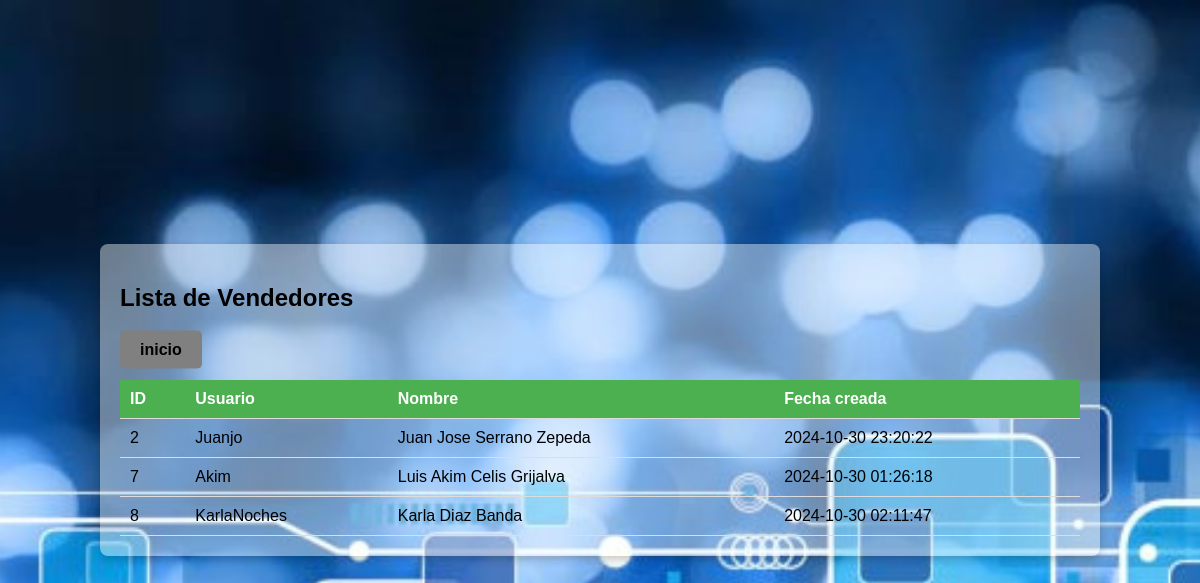
/usuarios.php (signed in), run on the app's committed database.
### tables this page shows
CREATE TABLE `usuarios` (
  `ID_USUARIO` int(11) NOT NULL,
  `NOMBRE` varchar(100) NOT NULL,
  `USUARIO` varchar(50) NOT NULL,
  `CONTRASENA` varchar(255) NOT NULL,
  `ROL` enum('admin','vendedor') NOT NULL,
  `FECHA_CREACION` timestamp NOT NULL DEFAULT current_timestamp()
);

### usuarios.php (the view, shortened to what this page needs)
<?php
include 'config.php';
$sql = "SELECT ID_USUARIO, USUARIO, NOMBRE, FECHA_CREACION FROM usuarios WHERE ROL = 'vendedor'";
$result = $conn->query($sql);
?>
<!DOCTYPE html>
<html lang="es">
<head>
    <link rel="stylesheet" href="css/style.css">
</head>
<body>
<div class="table-container">
    <h2>Lista de Vendedores</h2>
    <table>
        <tr>
            <th>ID</th>
            <th>Usuario</th>
            <th>Nombre</th>
            <th>Fecha creada</th>
        </tr>
        <?php
        if ($result->num_rows > 0) {
            while($row = $result->fetch_assoc()) {
                echo "<tr>";
                echo "<td>" . $row['ID_USUARIO'] . "</td>";
                echo "<td>" . $row['USUARIO'] . "</td>";
                echo "<td>" . $row['NOMBRE'] . "</td>";
                echo "<td>" . $row['FECHA_CREACION'] . "</td>";
                echo "</tr>";
            }
        } else {
            echo "<tr><td colspan='10'>No se encontraron vendedores.</td></tr>";
        }
        ?>
        <a href="index1.php" class="inicio">inicio</a>
    </table>
</div>
</body>
</html>

### css/style.css (style rules this page uses)
body { font-family: Arial, sans-serif; background-image: url('backgrounds/Fondo1.png'); background-size: cover; background-position: center; background-repeat: no-repeat; background-attachment: fixed; display: flex; justify-content: center; align-items: center; height: 100vh; margin: 0; }

### usuarios.php (style rules this page uses)
body { font-family: Arial, sans-serif; background-image: url('backgrounds/Fondo2.png'); background-size: cover; background-position: center; background-repeat: no-repeat; background-attachment: fixed; display: flex; justify-content: center; align-items: center; min-height: 100vh; margin: 0; }
.table-container { background-color: rgba(255, 255, 255, 0.418); padding: 20px; border-radius: 8px; box-shadow: 0 4px 8px rgba(0, 0, 0, 0.2); width: 80%; }
table { width: 100%; border-collapse: collapse; }
th, td { padding: 10px; text-align: left; border-bottom: 1px solid #ddd; }
th { background-color: #4CAF50; color: white; }
.inicio { padding: 10px 20px; border: none; background-color: grey; color: #000000; font-weight: bold; cursor: pointer; border-radius: 5px; transition: background-color 0.3s ease; text-decoration: none; display: inline-block; margin-top: 10px; transform: translateY(-30%); }

### data on the page
usuarios: ID_USUARIO "2", USUARIO "Juanjo", NOMBRE "Juan Jose Serrano Zepeda", FECHA_CREACION "2024-10-30 23:20:22"
usuarios: ID_USUARIO "7", USUARIO "Akim", NOMBRE "Luis Akim Celis Grijalva", FECHA_CREACION "2024-10-30 01:26:18"
usuarios: ID_USUARIO "8", USUARIO "KarlaNoches", NOMBRE "Karla Diaz Banda", FECHA_CREACION "2024-10-30 02:11:47"
